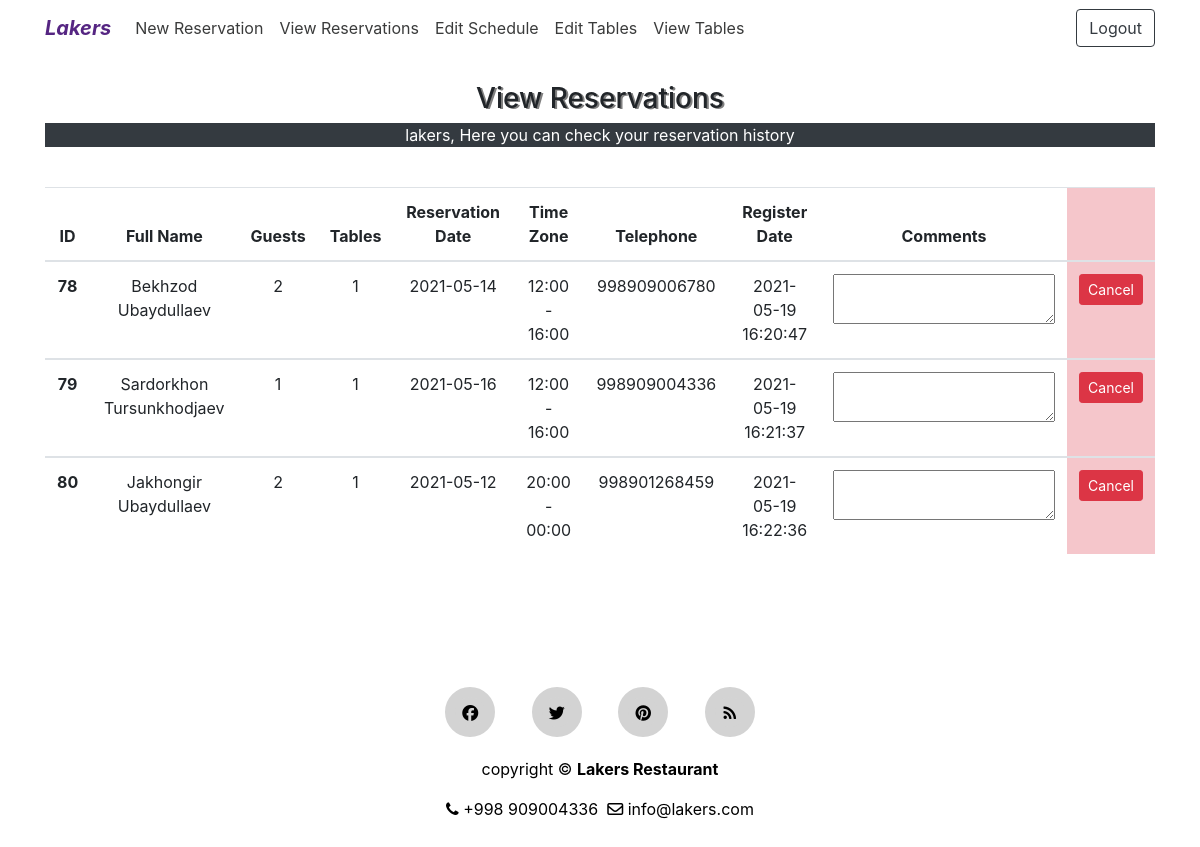
Screenshot of /view_reservations.php (signed in) with the database file from the repository.
### tables this page shows
CREATE TABLE `reservation` (
  `reserv_id` int(11) NOT NULL,
  `f_name` text NOT NULL,
  `l_name` text NOT NULL,
  `num_guests` int(11) NOT NULL,
  `num_tables` int(11) NOT NULL,
  `rdate` date NOT NULL,
  `time_zone` text NOT NULL,
  `telephone` text NOT NULL,
  `comment` mediumtext NOT NULL,
  `reg_date` timestamp NOT NULL DEFAULT current_timestamp(),
  `user_fk` int(11) NOT NULL
);

### includes/view.reservation.inc.php (the view, shortened to what this page needs)
<?php
if(isset($_SESSION['user_id'])){
    require 'includes/dbh.inc.php';
    $user = $_SESSION['user_id'];
    $role = $_SESSION['role'];
    if($role==1){
    $sql = "SELECT * FROM reservation WHERE user_fk = $user";
    $result = $conn->query($sql);
    if ($result->num_rows > 0) {
        echo
        '
            <table class="table table-hover table-responsive-sm text-center">
                <thead>
                    <tr>
                        <th scope="col">Full Name</th>
                        <th scope="col">Guests</th>
                        <th scope="col">Reservation Date</th>
                        <th scope="col">Time Zone</th>
                        <th scope="col">Telephone</th>
                        <th scope="col">Register Date</th>
                        <th scope="col">Comments</th>
                        <th class="table-danger" scope="col"></th>
                    </tr>
                </thead> ';
        while($row = $result->fetch_assoc()) {
        echo"
                <tbody>
                    <tr>
                    <form action='includes/delete.php' method='POST'>
                    <input name='reserv_id' type='hidden' value=".$row["reserv_id"].">
                      <th scope='row'>".$row["f_name"]." ".$row["l_name"]."</th>
                      <td>".$row["num_guests"]."</td>
                      <td>".$row["rdate"]."</td>
                      <td>".$row["time_zone"]."</td>
                      <td>".$row["telephone"]."</td>
                      <td>".$row["reg_date"]."</td>
                      <td><textarea readonly>".$row["comment"]."</textarea></td>
                      <td class='table-danger'><button type='submit' name='delete-submit' class='btn btn-danger btn-sm'>Cancel</button></td>
                          </form>
                    </tr>
              </tbody>";
        }
        echo "</table>";
    }
    else {    echo "<p class='text-white text-center bg-danger'>Your reservation list is empty!<p>"; }
    }
    else if($role==2){
    $sql = "SELECT * FROM reservation";
    $result = $conn->query($sql);
    if ($result->num_rows > 0) {
        echo
        '
            <table class="table table-hover table-responsive-sm text-center">
                <thead>
                    <tr>
                        <th scope="col">ID</th>
                        <th scope="col">Full Name</th>
                        <th scope="col">Guests</th>
                        <th scope="col">Tables</th>
                        <th scope="col">Reservation Date</th>
                        <th scope="col">Time Zone</th>
                        <th scope="col">Telephone</th>
                        <th scope="col">Register Date</th>
                        <th scope="col">Comments</th>
                        <th class="table-danger" scope="col"></th>
                    </tr>
                </thead> ';
        while($row = $result->fetch_assoc()) {
        echo"
                <tbody>
                    <tr>
                    <form action='includes/delete.php' method='POST'>
                      <input name='reserv_id' type='hidden' value=".$row["reserv_id"].">
                      <th scope='row'>".$row["reserv_id"]."</th>
                      <td>".$row["f_name"]." ".$row["l_name"]."</td>
                      <td>".$row["num_guests"]."</td>
                      <td>".$row["num_tables"]."</td>
                      <td>".$row["rdate"]."</td>
                      <td>".$row["time_zone"]."</td>
                      <td>".$row["telephone"]."</td>
                      <td>".$row["reg_date"]."</td>
                      <td><textarea readonly>".$row["comment"]."</textarea></td>
                      <td class='table-danger'><button type='submit' name='delete-submit' class='btn btn-danger btn-sm'>Cancel</button></td>
                          </form>
                    </tr>
              </tbody>";
        }
        echo "</table>";
    }
    else {    echo "<p class='text-white text-center bg-danger'>Your reservation list is empty!<p>"; }
    }
}

### css/style.css (style rules this page uses)
* { margin:0; padding:0; box-sizing: border-box; }
body { overflow-y: scroll; overflow-x: hidden; }

### rows the page displays
reservation: reserv_id "78", f_name "Bekhzod", l_name "Ubaydullaev", num_guests "2", num_tables "1", rdate "2021-05-14", time_zone "12:00 - 16:00", telephone "998909006780", reg_date "2021-05-19 16:20:47"
reservation: reserv_id "79", f_name "Sardorkhon", l_name "Tursunkhodjaev", num_guests "1", num_tables "1", rdate "2021-05-16", time_zone "12:00 - 16:00", telephone "998909004336", reg_date "2021-05-19 16:21:37"
reservation: reserv_id "80", f_name "Jakhongir", l_name "Ubaydullaev", num_guests "2", num_tables "1", rdate "2021-05-12", time_zone "20:00 - 00:00", telephone "998901268459", reg_date "2021-05-19 16:22:36"

### other values shown
$_SESSION['username'] "lakers"
